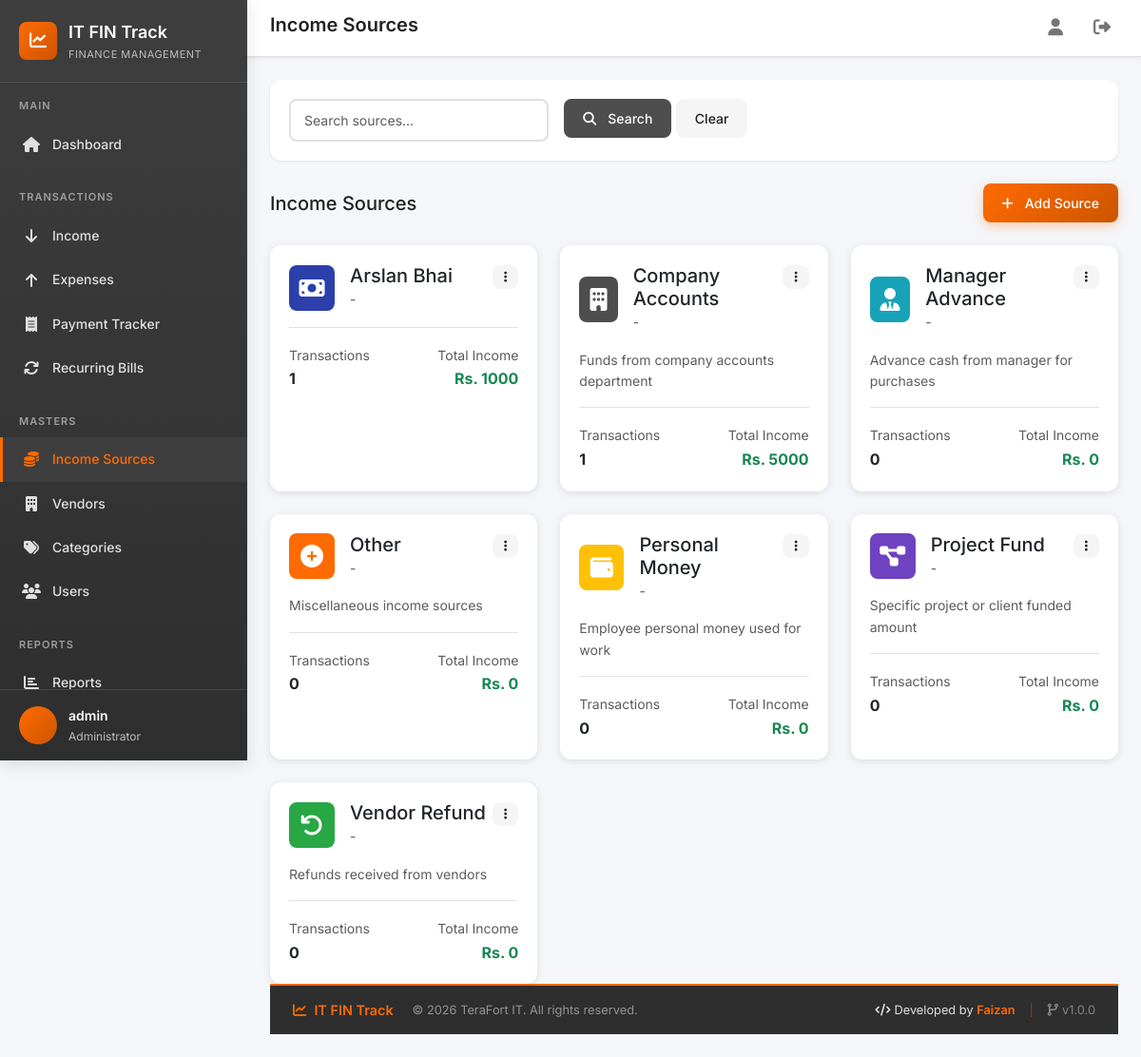
The app's page /income-sources/ (signed in) with its own data.
### core/models/user.py (models this page shows, shortened)
class User(AbstractUser):
    class Role(models.TextChoices):
        ADMIN = 'admin', 'Administrator'
        EXECUTIVE = 'executive', 'IT Executive'
        ACCOUNTANT = 'accountant', 'Accountant'
        MANAGER = 'manager', 'Manager'
        VIEWER = 'viewer', 'Viewer'
    role = models.CharField(
        max_length=20,
        choices=Role.choices,
        default=Role.VIEWER,
        help_text='User role determines access permissions'
    )
    department = models.CharField(
        max_length=100,
        blank=True,
        default='IT',
        help_text='Department the user belongs to'
    )
    phone = models.CharField(
        max_length=20,
        blank=True,
        help_text='Contact phone number'
    )
    is_soft_deleted = models.BooleanField(
        default=False,
        help_text='Soft delete flag - never lose data'
    )
    created_at = models.DateTimeField(auto_now_add=True)
    updated_at = models.DateTimeField(auto_now=True)
    class Meta:
        verbose_name = 'User'
        verbose_name_plural = 'Users'
        ordering = ['-created_at']
    @property
    def is_admin(self):
        return self.role == self.Role.ADMIN

### core/models/income_source.py (models this page shows, shortened)
class IncomeSource(models.Model):
    name = models.CharField(
        max_length=100,
        unique=True,
        help_text='Name of the income source'
    )
    description = models.TextField(
        blank=True,
        help_text='Description of this income source'
    )
    icon = models.CharField(
        max_length=50,
        default='fa-money-bill',
        help_text='Font Awesome icon class (e.g., fa-building)'
    )
    color = models.CharField(
        max_length=7,
        default='#FF6B01',
        help_text='Color for this source (hex code)'
    )
    contact_person = models.CharField(
        max_length=100,
        blank=True,
        help_text='Contact person for this source'
    )
    contact_phone = models.CharField(
        max_length=20,
        blank=True,
        help_text='Contact phone number'
    )
    contact_email = models.EmailField(
        blank=True,
        help_text='Contact email'
    )
    notes = models.TextField(
        blank=True,
        help_text='Additional notes'
    )
    is_active = models.BooleanField(
        default=True,
        help_text='Whether this source is active'
    )
    is_soft_deleted = models.BooleanField(
        default=False,
        help_text='Soft delete flag'
    )
    created_at = models.DateTimeField(auto_now_add=True)
    updated_at = models.DateTimeField(auto_now=True)
    class Meta:
        verbose_name = 'Income Source'
        verbose_name_plural = 'Income Sources'
        ordering = ['name']
    @property
    def income_count(self):
        return self.incomes.filter(is_soft_deleted=False).count()
    @property
    def total_income(self):
        result = self.incomes.filter(is_soft_deleted=False).aggregate(
            total=Sum('amount')
        )['total']
        return result or 0
    @property
    def pending_reimbursement(self):
        result = self.incomes.filter(
            is_soft_deleted=False,
            is_reimbursable=True,
            reimbursed=False
        ).aggregate(total=Sum('amount'))['total']
        return result or 0

### core/views/income_source.py (the view)
# urls.py: path('income-sources/', income_source_views.income_source_list, name='income_source_list'),
@login_required
def income_source_list(request):
    sources = IncomeSource.objects.filter(is_soft_deleted=False).order_by('name')
    search = request.GET.get('search', '')
    if search:
        sources = sources.filter(
            Q(name__icontains=search) |
            Q(description__icontains=search) |
            Q(contact_person__icontains=search)
        )
    context = {
        'sources': sources,
        'search': search,
    }
    return render(request, 'core/income_source/list.html', context)

### core/context_processors.py (called while the page is built)
def theme_colors(request):
    return {
        'THEME_COLORS': getattr(settings, 'THEME_COLORS', {}),
    }

### templates/core/income_source/list.html (shortened to what this page needs)
{% extends 'base.html' %}
{% block page_title %}Income Sources{% endblock %}
{% block content %}
<div class="fade-in">
    <div class="filter-section">
        <form method="get" class="row g-3">
            <div class="col-md-4">
                <input type="text" class="form-control" name="search" placeholder="Search sources..." value="{{ search }}">
            </div>
            <div class="col-md-4">
                <button type="submit" class="btn btn-secondary"><i class="fas fa-search me-1"></i>Search</button>
                <a href="{% url 'core:income_source_list' %}" class="btn btn-light">Clear</a>
            </div>
        </form>
    </div>
    <div class="d-flex justify-content-between align-items-center mb-4">
        <h5 class="mb-0">Income Sources</h5>
        {% if request.user.is_admin %}
        <a href="{% url 'core:income_source_create' %}" class="btn btn-primary">
            <i class="fas fa-plus me-1"></i>Add Source
        </a>
        {% endif %}
    </div>
    <div class="row g-4">
        {% for source in sources %}
        <div class="col-lg-4 col-md-6">
            <div class="card h-100">
                <div class="card-body">
                    <div class="d-flex justify-content-between align-items-start mb-3">
                        <div class="d-flex align-items-center">
                            <div class="stat-icon me-3" style="background:{{ source.color }};width:48px;height:48px;">
                                <i class="fas {{ source.icon }} text-white"></i>
                            </div>
                            <div>
                                <h5 class="mb-0">{{ source.name }}</h5>
                                <small class="text-muted">{{ source.contact_person|default:"-" }}</small>
                            </div>
                        </div>
                        <div class="dropdown">
                            <button class="btn btn-sm btn-light" data-bs-toggle="dropdown">
                                <i class="fas fa-ellipsis-v"></i>
                            </button>
                        </div>
                    </div>
                    <p class="text-muted small mb-3">{{ source.description|truncatewords:15 }}</p>
                    <div class="d-flex justify-content-between border-top pt-3">
                        <div>
                            <small class="text-muted">Transactions</small>
                            <div class="fw-bold">{{ source.income_count }}</div>
                        </div>
                        <div class="text-end">
                            <small class="text-muted">Total Income</small>
                            <div class="fw-bold text-success">Rs. {{ source.total_income|floatformat:0 }}</div>
                        </div>
                    </div>
                </div>
            </div>
        </div>
        {% endfor %}
    </div>
</div>
{% endblock %}

### templates/base.html (shortened to what this page needs)
{% load static %}
<!DOCTYPE html>
<html lang="en">
<head>
    <link href="https://cdn.jsdelivr.net/npm/bootstrap@5.3.2/dist/css/bootstrap.min.css" rel="stylesheet">
    <link rel="stylesheet" href="https://cdnjs.cloudflare.com/ajax/libs/font-awesome/6.5.1/css/all.min.css">
    <link rel="stylesheet" href="{% static 'css/style.css' %}">
</head>
<body>
    <div class="app-container">
        <aside class="sidebar" id="sidebar">
            <div class="sidebar-header">
                <div class="sidebar-logo">
                    <i class="fas fa-chart-line"></i>
                </div>
                <div>
                    <div class="sidebar-title">IT FIN Track</div>
                    <div class="sidebar-subtitle">Finance Management</div>
                </div>
            </div>
            <nav class="sidebar-nav">
                <div class="nav-section">
                    <div class="nav-section-title">Main</div>
                    <a href="{% url 'core:dashboard' %}" class="nav-link {% if request.resolver_match.url_name == 'dashboard' %}active{% endif %}">
                        <i class="fas fa-home"></i>
                        <span>Dashboard</span>
                    </a>
                </div>
                <div class="nav-section">
                    <div class="nav-section-title">Transactions</div>
                    <a href="{% url 'core:income_list' %}" class="nav-link {% if 'income' in request.resolver_match.url_name and 'source' not in request.resolver_match.url_name %}active{% endif %}">
                        <i class="fas fa-arrow-down"></i>
                        <span>Income</span>
                    </a>
                    <a href="{% url 'core:expense_list' %}" class="nav-link {% if 'expense' in request.resolver_match.url_name %}active{% endif %}">
                        <i class="fas fa-arrow-up"></i>
                        <span>Expenses</span>
                    </a>
                    <a href="{% url 'core:payment_tracker' %}" class="nav-link {% if 'payment_tracker' in request.resolver_match.url_name %}active{% endif %}">
                        <i class="fas fa-receipt"></i>
                        <span>Payment Tracker</span>
                    </a>
                    <a href="{% url 'core:recurring_bill_list' %}" class="nav-link {% if 'recurring_bill' in request.resolver_match.url_name %}active{% endif %}">
                        <i class="fas fa-sync"></i>
                        <span>Recurring Bills</span>
                    </a>
                </div>
                <div class="nav-section">
                    <div class="nav-section-title">Masters</div>
                    <a href="{% url 'core:income_source_list' %}" class="nav-link {% if 'income_source' in request.resolver_match.url_name %}active{% endif %}">
                        <i class="fas fa-coins"></i>
                        <span>Income Sources</span>
                    </a>
                    <a href="{% url 'core:vendor_list' %}" class="nav-link {% if 'vendor' in request.resolver_match.url_name %}active{% endif %}">
                        <i class="fas fa-building"></i>
                        <span>Vendors</span>
                    </a>
                    <a href="{% url 'core:category_list' %}" class="nav-link {% if 'category' in request.resolver_match.url_name %}active{% endif %}">
                        <i class="fas fa-tags"></i>
                        <span>Categories</span>
                    </a>
                    {% if request.user.is_admin %}
                    <a href="{% url 'core:user_list' %}" class="nav-link {% if 'user_' in request.resolver_match.url_name %}active{% endif %}">
                        <i class="fas fa-users"></i>
                        <span>Users</span>
                    </a>
                    {% endif %}
                </div>
                <div class="nav-section">
                    <div class="nav-section-title">Reports</div>
                    <a href="{% url 'core:report_dashboard' %}" class="nav-link {% if request.resolver_match.url_name == 'report_dashboard' %}active{% endif %}">
                        <i class="fas fa-chart-bar"></i>
                        <span>Reports</span>
                    </a>
                </div>
            </nav>
            <div class="sidebar-footer">
                <div class="user-info">
                    <div class="user-avatar">
                    </div>
                    <div>
                        <div class="user-name">{{ request.user.get_full_name|default:request.user.username }}</div>
                        <div class="user-role">{{ request.user.get_role_display }}</div>
                    </div>
                </div>
            </div>
        </aside>
        <main class="main-content">
            <header class="top-header">
                <div class="header-left">
                    <h1 class="page-title">{% block page_title %}Dashboard{% endblock %}</h1>
                </div>
                <div class="header-right">
                    <a href="{% url 'core:profile' %}" class="header-btn" title="Profile">
                        <i class="fas fa-user"></i>
                    </a>
                    <a href="{% url 'core:logout' %}" class="header-btn" title="Logout">
                        <i class="fas fa-sign-out-alt"></i>
                    </a>
                </div>
            </header>
            {% block content %}{% endblock %}
            <footer class="app-footer">
                <div class="footer-content">
                    <div class="footer-left">
                        <span class="footer-brand">
                            <i class="fas fa-chart-line me-2"></i>IT FIN Track
                        </span>
                        <span class="footer-copyright">
                            &copy; {% now "Y" %} TeraFort IT. All rights reserved.
                        </span>
                    </div>
                    <div class="footer-right">
                        <span class="footer-developer">
                            <i class="fas fa-code me-1"></i>Developed by <strong>Faizan</strong>
                        </span>
                        <span class="footer-divider">|</span>
                        <span class="footer-version">
                            <i class="fas fa-code-branch me-1"></i>v1.0.0
                        </span>
                    </div>
                </div>
            </footer>
        </main>
    </div>
</body>
</html>

### records on screen
User: user.get_full_name "admin", user.role "Administrator"
IncomeSource: name "Arslan Bhai", contact_person "-", income_count "1", total_income "1000"
IncomeSource: name "Company Accounts", contact_person "-", description "Funds from company accounts department", income_count "1", total_income "5000"
IncomeSource: name "Manager Advance", contact_person "-", description "Advance cash from manager for purchases", income_count "0", total_income "0"
IncomeSource: name "Other", contact_person "-", description "Miscellaneous income sources", income_count "0", total_income "0"
IncomeSource: name "Personal Money", contact_person "-", description "Employee personal money used for work", income_count "0", total_income "0"
IncomeSource: name "Project Fund", contact_person "-", description "Specific project or client funded amount", income_count "0", total_income "0"
IncomeSource: name "Vendor Refund", contact_person "-", description "Refunds received from vendors", income_count "0", total_income "0"
